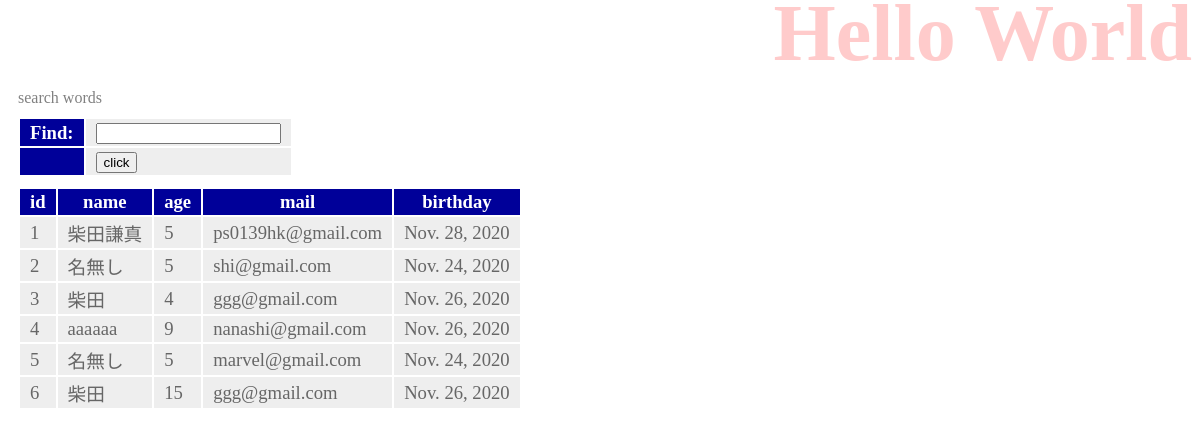
The page /hello/find/ on the database its author committed.
### hello/models.py (models this page shows, shortened)
class Friend(models.Model):
    name = models.CharField(max_length=100)
    mail = models.EmailField(max_length=200)
    gender = models.BooleanField()
    age = models.IntegerField(default=0)
    birthday = models.DateField()

### hello/views.py (the view, shortened to what this page needs)
# urls.py: path('find/', Find.as_view(), name='find'),
class Find(TemplateView):
    def  __init__(self):
        self.params = {
            'title': 'Hello World',
            'msg': '',
            'form': '',
            'data': '',
            }
    def get(self, request):
        self.params['msg'] = 'search words'
        self.params['form'] = FindForm()
        self.params['data'] = Friend.objects.all()
        return render(request, 'hello/find.html', self.params)

### hello/forms.py
class FindForm(forms.Form):
    find = forms.CharField(label='Find', required=False)

### hello/templates/hello/find.html (shortened to what this page needs)
{% load static %}
<!DOCTYPE html>
<html lang="ja">
<head>
    <link rel="stylesheet" type="text/css" href="{% static 'hello/css/style.css' %}" />
</head>
<body>
    <h1>{{ title }}</h1>
    <p>{{ msg|safe}}</p>
    <table>
        <form action="{% url 'find' %}" method="post">
        {{ form }}
        <tr>
            <th></th>
            <td>
                <input type="submit" value="click">
            </td>
        </tr>
    </table>
    <table>
        <tr>
            <th>id</th>
            <th>name</th>
            <th>age</th>
            <th>mail</th>
            <th>birthday</th>
        </tr>
    {% for item in data %}
        <tr>
            <td>{{ item.id }}</td>
            <td>{{ item.name }}</td>
            <td>{{ item.age }}</td>
            <td>{{ item.mail }}</td>
            <td>{{ item.birthday }}</td>
        </tr>
    {% endfor %}
    </table>
</body>
</html>

### hello/static/hello/css/style.css (style rules this page uses)
body { color: gray; font-size: 16px; }
h1 { color: red; opacity: 0.2; font-size: 60pt; margin-top: -20px; margin-bottom: 0px; text-align: right; }
p { margin: 10px; }
table { margin: 10px; font-size: 14pt; }
table tr th { background-color: #009; color: white; padding: 2px 10px; border-width: 2px; }
table tr td { background-color: #eee; color: #666; padding: 2px 10px; border-width: 2px; }

### rows shown on the page
Friend: id "1", name "柴田謙真", age "5", mail "ps0139hk@gmail.com", birthday "Nov. 28, 2020"
Friend: id "2", name "名無し", age "5", mail "shi@gmail.com", birthday "Nov. 24, 2020"
Friend: id "3", name "柴田", age "4", mail "ggg@gmail.com", birthday "Nov. 26, 2020"
Friend: id "4", name "aaaaaa", age "9", mail "nanashi@gmail.com", birthday "Nov. 26, 2020"
Friend: id "5", name "名無し", age "5", mail "marvel@gmail.com", birthday "Nov. 24, 2020"
Friend: id "6", name "柴田", age "15", mail "ggg@gmail.com", birthday "Nov. 26, 2020"

### other values the page prints
{{ msg|safe }} "search words"
